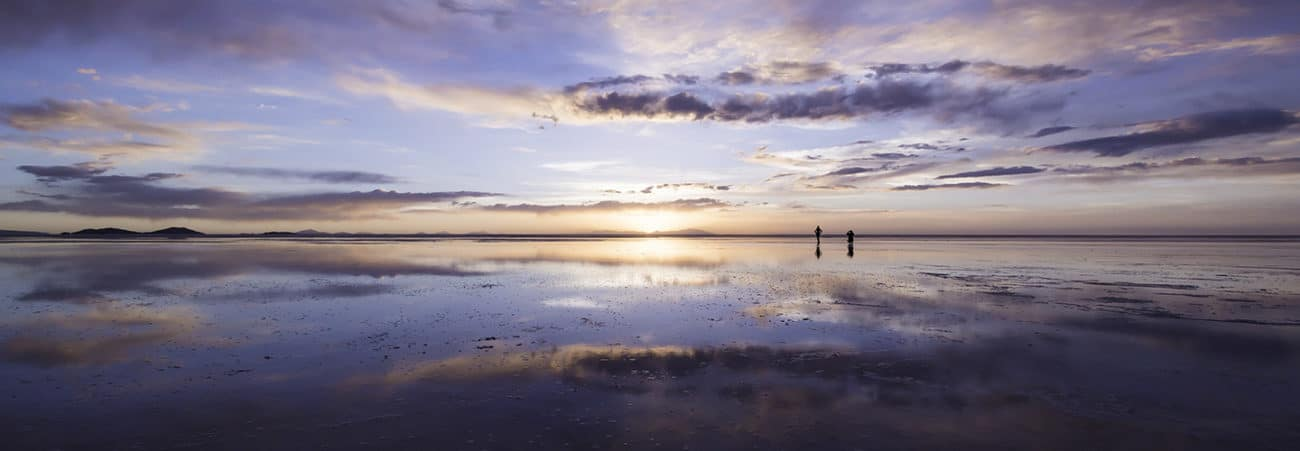
#> input picture LABORATORIOS/5. FRECUENCIA/atardecer.jpg, 1300 x 451 px, given in place of video, which was not available
$ jupyter execute filtros_practica1.ipynb   (older library calls are emulated)
#> lines starting #> are read from the running program, lines starting #| are printed output that depends on the picture; pictures that were not available may be replaced by others from this repository, and a replacement may not be noted
### LABORATORIOS/5. FRECUENCIA/PanelControl.py
# --------------------------------------------
# Autor: Ruben Dario Florez Zela
# Fecha: 01 de febrero de 2025
# Descripción: Codigo para realizar concatenacion
#              de imagenes y videos en un panlel
#              didactico e interactivo.
# Contacto: ruben.florez@unsaac.edu.pe
#
# Licencia: MIT
#
# Copyright (c) 2025 Ruben Dario Florez Zela
#
# Permission is hereby granted, free of charge, to any person obtaining a copy
# of this software and associated documentation files (the "Software"), to deal
# in the Software without restriction, including without limitation the rights
# to use, copy, modify, merge, publish, distribute, sublicense, and/or sell
# copies of the Software, and to permit persons to whom the Software is
# furnished to do so, subject to the following conditions:
#
# The above copyright notice and this permission notice shall be included in all
# copies or substantial portions of the Software.
#
# THE SOFTWARE IS PROVIDED "AS IS", WITHOUT WARRANTY OF ANY KIND, EXPRESS OR
# IMPLIED, INCLUDING BUT NOT LIMITED TO THE WARRANTIES OF MERCHANTABILITY,
# FITNESS FOR A PARTICULAR PURPOSE AND NONINFRINGEMENT. IN NO EVENT SHALL THE
# AUTHORS OR COPYRIGHT HOLDERS BE LIABLE FOR ANY CLAIM, DAMAGES OR OTHER
# LIABILITY, WHETHER IN AN ACTION OF CONTRACT, TORT OR OTHERWISE, ARISING FROM,
# OUT OF OR IN CONNECTION WITH THE SOFTWARE OR THE USE OR OTHER DEALINGS IN THE
# SOFTWARE.
# --------------------------------------------

import cv2
import numpy as np

def crear_panel(imagenes, etiquetas, filas, columnas, tamaño_base=200, escala_panel=100):
    ancho_panel = columnas * tamaño_base
    alto_panel = filas * tamaño_base

    total_celdas = filas * columnas
    while len(imagenes) < total_celdas:
        imagenes.append(np.zeros((tamaño_base, tamaño_base, 3), dtype=np.uint8))
        etiquetas.append("no image")

    celdas = []
    for img, etiqueta in zip(imagenes, etiquetas):
        if len(img.shape) == 2:
            img = cv2.cvtColor(img, cv2.COLOR_GRAY2BGR)

        h, w = img.shape[:2]
        escala = min(1.0, tamaño_base/w, tamaño_base/h)
        img_resized = cv2.resize(img, (0,0), fx=escala, fy=escala)

        canvas = np.zeros((tamaño_base, tamaño_base, 3), dtype=np.uint8)

        y_offset = (tamaño_base - img_resized.shape[0]) // 2
        x_offset = (tamaño_base - img_resized.shape[1]) // 2
        canvas[y_offset:y_offset+img_resized.shape[0],
               x_offset:x_offset+img_resized.shape[1]] = img_resized

        cv2.putText(canvas, etiqueta, (10, 20),
                   cv2.FONT_HERSHEY_SIMPLEX, 0.5, (0,255,0), 1)

        celdas.append(canvas)

    panel_filas = []
    for i in range(0, len(celdas), columnas):
        fila = np.hstack(celdas[i:i+columnas])
        panel_filas.append(fila)

    panel = np.vstack(panel_filas[:filas])

    if escala_panel != 100:
        panel = cv2.resize(panel, (0,0),
                          fx=escala_panel/100,
                          fy=escala_panel/100)

    return panel

### LABORATORIOS/5. FRECUENCIA/filtros_practica1.ipynb
[cell 1]
import cv2
import numpy
from PanelControl import *

[cell 2]
url = 'https://10.10.37.61:8000/video'
vid = cv2.VideoCapture(url)

while True :
    _, frame = vid.read()
#> frame is the input picture: shape (451, 1300, 3); mean B, G, R 132.7, 115.8, 122.3
    frame_linear = cv2.blur(frame, (7, 7))
    frame_gaussian_blue = cv2.GaussianBlur(frame, (7,7), 20)
    frame_median = cv2.medianBlur(frame, 15)

    # * Sobel
    sobelx = cv2.Sobel(frame, cv2.CV_64F, 1, 0, ksize=3)
    sobelx = np.absolute(sobelx)
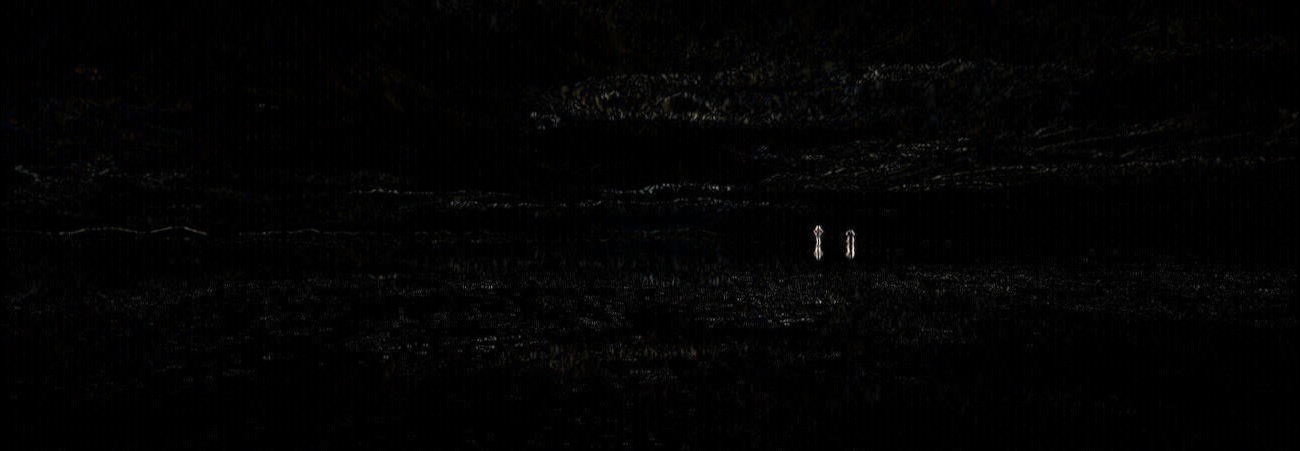
#> sobelx: shape (451, 1300, 3) float64; mean B, G, R 8, 7.8, 8; drawn with min black and max white
    # Vuelve a realizar la conversión a 8bits
    sobelx = np.uint8(sobelx / np.max(sobelx)*255)

    # Sobel en dirección y (detecta bordes horizontales)
    sobely = cv2.Sobel(frame, cv2.CV_64F, 0, 1, ksize=3)
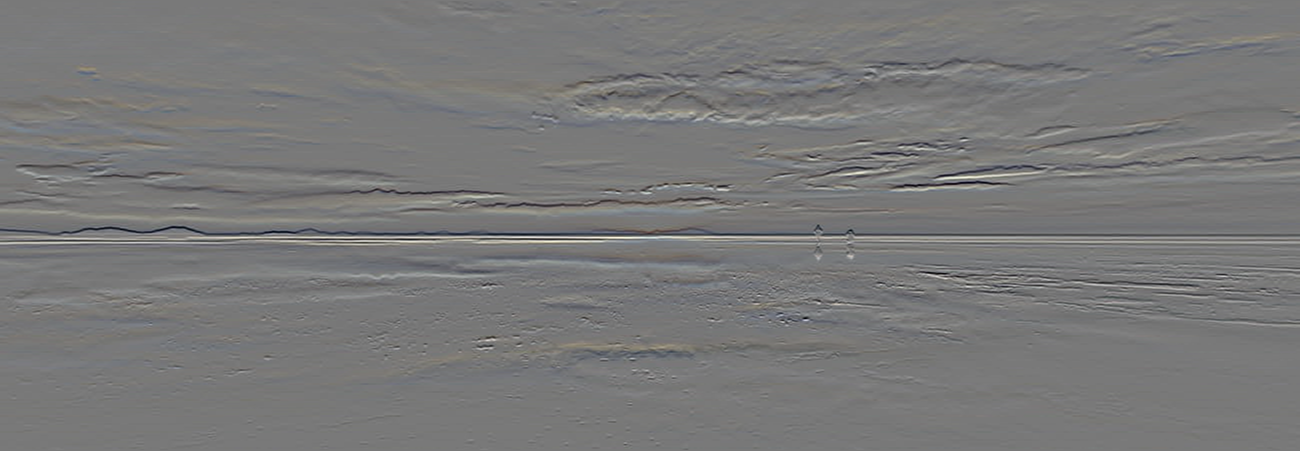
#> sobely: shape (451, 1300, 3) float64; mean B, G, R -1.9, -1.5, -1.6; drawn with min black and max white
    sobely = np.absolute(sobely)
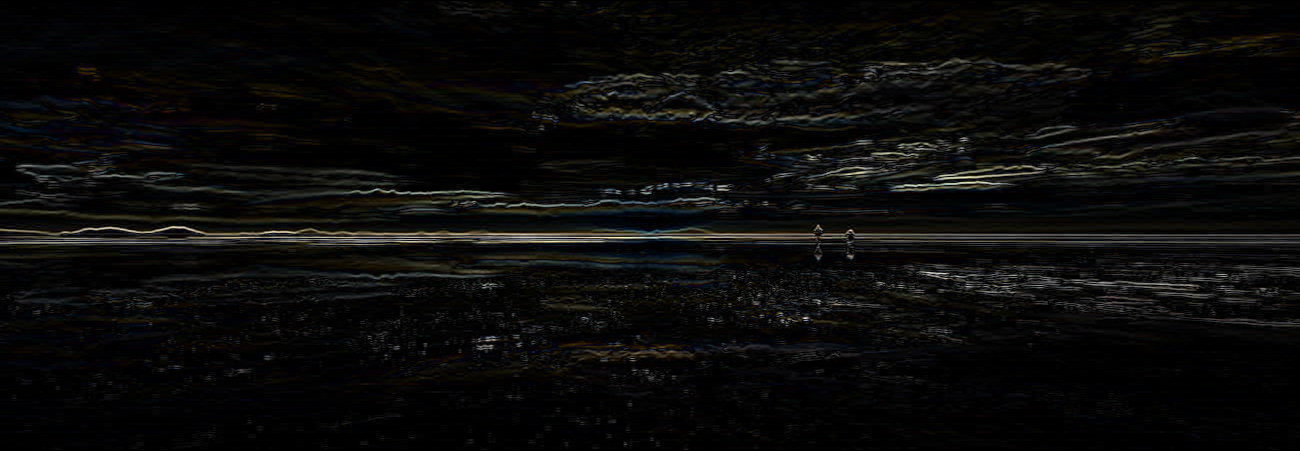
#> sobely: shape (451, 1300, 3) float64; mean B, G, R 25.9, 27.3, 27.9; drawn with min black and max white
    sobely = np.uint8(sobely/np.max(sobely)*255)

    # Sobel combinado (aproximando la magnitud total del gradiente)
    frame_sobel_combined = cv2.addWeighted(sobelx, 0.5, sobely, 0.5, 0)

    # Laplacian
    laplacian = cv2.Laplacian(frame, cv2.CV_64F, ksize=7)
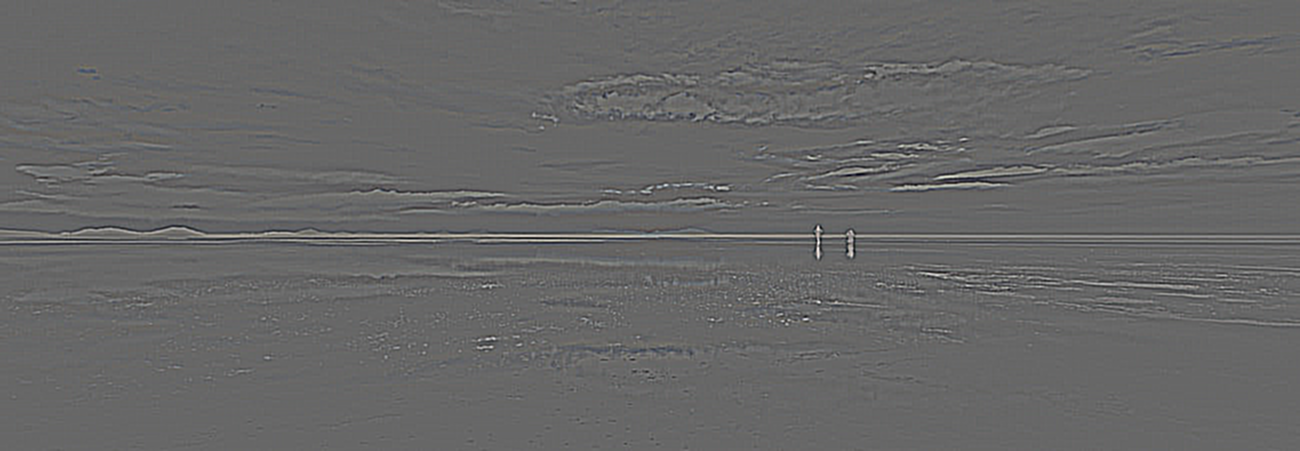
#> laplacian: shape (451, 1300, 3) float64; mean B, G, R 0.2, 0.1, 0.2; drawn with min black and max white
    laplacian = np.absolute(laplacian)
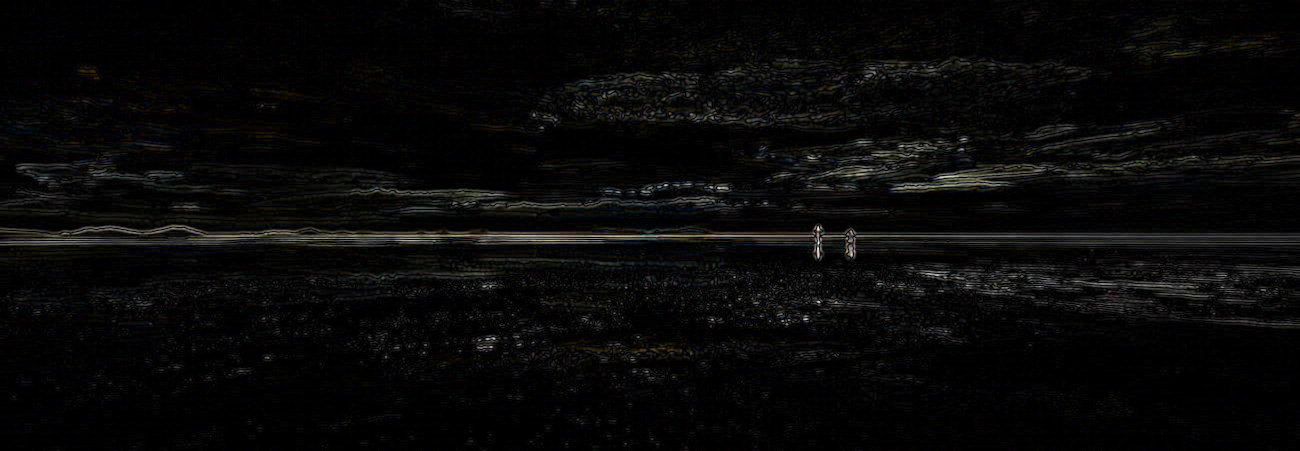
#> laplacian: shape (451, 1300, 3) float64; mean B, G, R 1709.6, 1744.2, 1778; drawn with min black and max white
    frame_laplacian = np.uint8(laplacian/np.max(laplacian)*255)


    # Archivo de configuración
    config = {
        'imagenes' : [frame, frame_linear, frame_gaussian_blue, frame_median, frame_sobel_combined, frame_laplacian],
        'etiquetas' : ["Original", "Linear filter", "Gaussian", "Median blur", "Sobel", "Laplacian"],
        'filas': 2,
        'columnas': 4,
        'tamaño_base' : 250,
        'escala_panel' : 100
    }

    # Configuración

    panel = crear_panel(**config)
#> the loop in crear_panel, `while len(imagenes) < total_celdas:` made 2 passes
#> after the loop in crear_panel, `while len(imagenes) < total_celdas:`: etiquetas = ['Original', 'Linear filter', 'Gaussian', 'Median blur', 'Sobel', 'Laplacian', 'no image', 'no image']; imagenes = 8 items
#> the loop in crear_panel, `for img, etiqueta in zip(imagenes, etiquetas):` made 8 passes
#> (etiqueta, h, w, escala, y_offset) on passes 1 to 8: ('Original', 451, 1300, 0.192, 81), ('Linear filter', 451, 1300, 0.192, 81), ('Gaussian', 451, 1300, 0.192, 81), ('Median blur', 451, 1300, 0.192, 81), ('Sobel', 451, 1300, 0.192, 81), ('Laplacian', 451, 1300, 0.192, 81), ('no image', 250, 250, 1, 0), ('no image', 250, 250, 1, 0)
#> pass 1, in crear_panel, `img_resized = cv2.resize(img, (0,0), fx=escala, fy=escala)`:
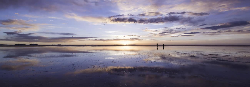
#> img_resized: shape (87, 250, 3); mean B, G, R 132.1, 115.2, 121.6
#> after the loop in crear_panel, `for img, etiqueta in zip(imagenes, etiquetas):`:
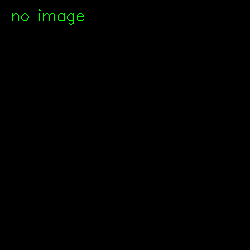
#> canvas: shape (250, 250, 3); mean of channels 0, 1, 2 0, 0.6, 0; drawn as B, G, R
#> the loop in crear_panel, `for i in range(0, len(celdas), columnas):` made 2 passes
#> i on pass 2: 4
#> pass 1, in crear_panel, `fila = np.hstack(celdas[i:i+columnas])`:
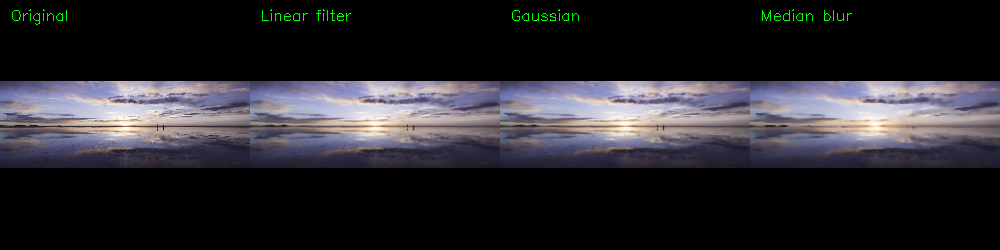
#> fila: shape (250, 1000, 3); mean of channels 0, 1, 2 46.1, 41, 42.5; drawn as B, G, R
#> pass 2, in crear_panel, `fila = np.hstack(celdas[i:i+columnas])`:
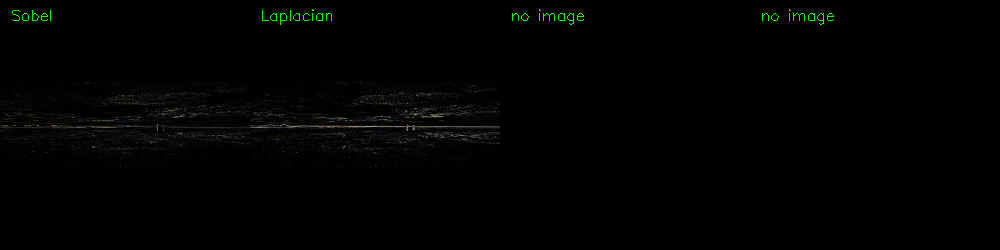
#> fila: shape (250, 1000, 3); mean of channels 0, 1, 2 1.3, 1.9, 1.4; drawn as B, G, R
#> after the loop in crear_panel, `for i in range(0, len(celdas), columnas):`: panel_filas = 2 items
#> in crear_panel, `panel = np.vstack(panel_filas[:filas])`:
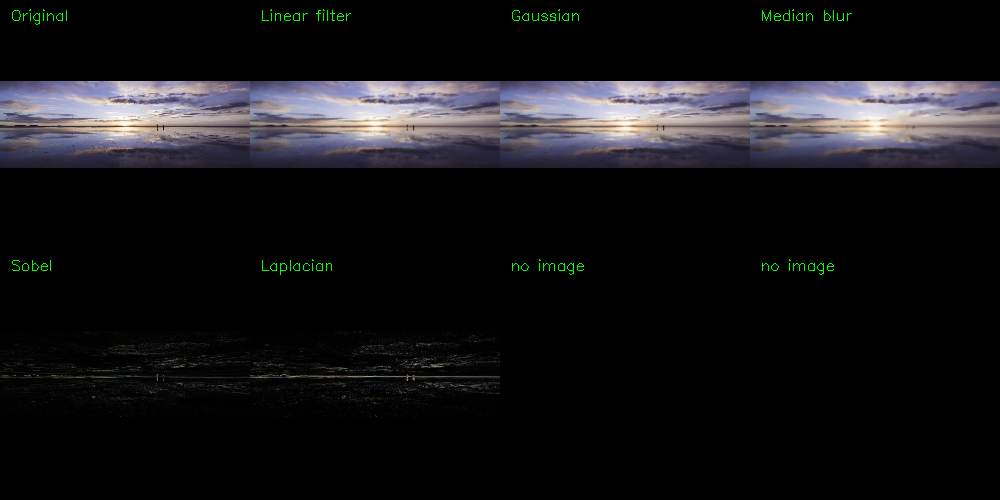
#> panel: shape (500, 1000, 3); mean of channels 0, 1, 2 23.7, 21.4, 21.9; drawn as B, G, R
    cv2.imshow('Panel Filtros', panel)

    if cv2.waitKey(30) & 0xFF == 27 :
#> (key Esc is pressed here)
        break


vid.release()
cv2.destroyAllWindows()

$ run again, on LABORATORIOS/5. FRECUENCIA/COVID-1.png
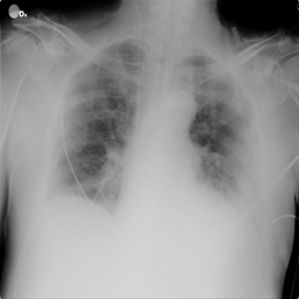
#> input picture LABORATORIOS/5. FRECUENCIA/COVID-1.png, 299 x 299 px, given in place of video, which was not available
#> frame is the input picture: shape (299, 299, 3); min 0, max 255, mean 145.9
#> the loop in crear_panel, `while len(imagenes) < total_celdas:` made 2 passes
#> after the loop in crear_panel, `while len(imagenes) < total_celdas:`: etiquetas = ['Original', 'Linear filter', 'Gaussian', 'Median blur', 'Sobel', 'Laplacian', 'no image', 'no image']; imagenes = 8 items
#> the loop in crear_panel, `for img, etiqueta in zip(imagenes, etiquetas):` made 8 passes
#> (etiqueta, h, w, escala) on passes 1 to 8: ('Original', 299, 299, 0.836), ('Linear filter', 299, 299, 0.836), ('Gaussian', 299, 299, 0.836), ('Median blur', 299, 299, 0.836), ('Sobel', 299, 299, 0.836), ('Laplacian', 299, 299, 0.836), ('no image', 250, 250, 1), ('no image', 250, 250, 1)
#> the loop in crear_panel, `for i in range(0, len(celdas), columnas):` made 2 passes
#> i on pass 2: 4
#> pass 1, in crear_panel, `fila = np.hstack(celdas[i:i+columnas])`:
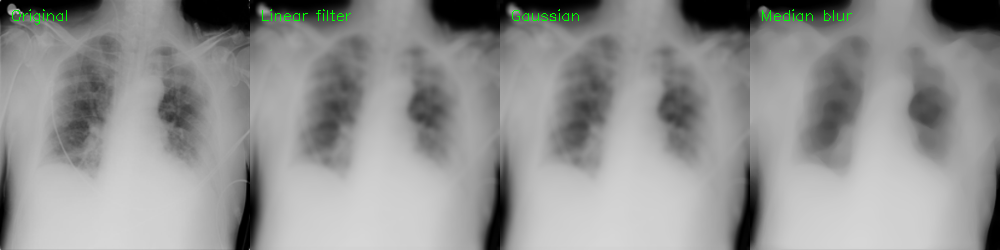
#> fila: shape (250, 1000, 3); mean of channels 0, 1, 2 145.7, 146.4, 145.7; drawn as B, G, R
#> after the loop in crear_panel, `for i in range(0, len(celdas), columnas):`: panel_filas = 2 items
#> in crear_panel, `panel = np.vstack(panel_filas[:filas])`:
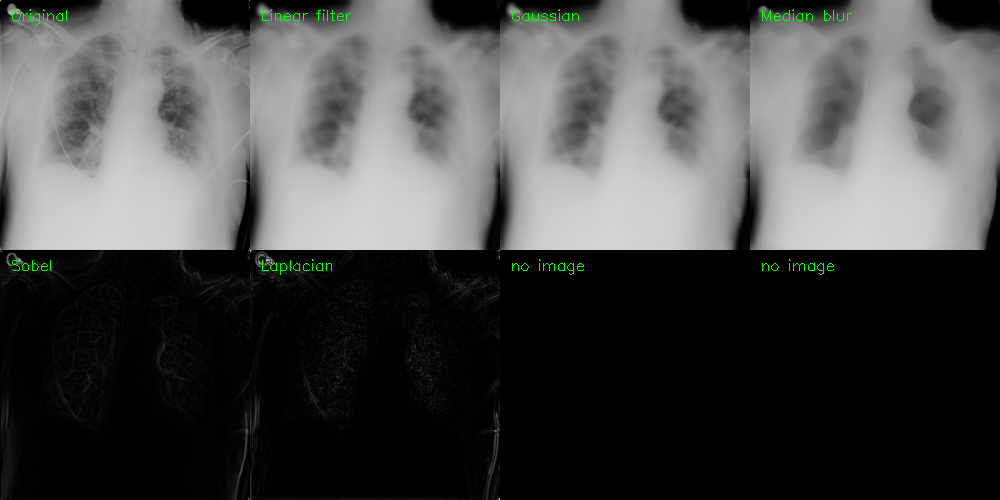
#> panel: shape (500, 1000, 3); mean of channels 0, 1, 2 73.8, 74.5, 73.8; drawn as B, G, R

$ run again, on LABORATORIOS/5. FRECUENCIA/herby.jfif
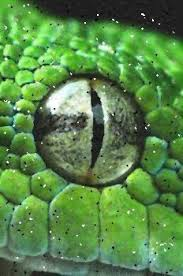
#> input picture LABORATORIOS/5. FRECUENCIA/herby.jfif, 183 x 276 px, given in place of video, which was not available
#> frame is the input picture: shape (276, 183, 3); mean B, G, R 72.6, 133.8, 87.7
#> the loop in crear_panel, `while len(imagenes) < total_celdas:` made 2 passes
#> after the loop in crear_panel, `while len(imagenes) < total_celdas:`: etiquetas = ['Original', 'Linear filter', 'Gaussian', 'Median blur', 'Sobel', 'Laplacian', 'no image', 'no image']; imagenes = 8 items
#> the loop in crear_panel, `for img, etiqueta in zip(imagenes, etiquetas):` made 8 passes
#> (etiqueta, h, w, escala, x_offset) on passes 1 to 8: ('Original', 276, 183, 0.906, 42), ('Linear filter', 276, 183, 0.906, 42), ('Gaussian', 276, 183, 0.906, 42), ('Median blur', 276, 183, 0.906, 42), ('Sobel', 276, 183, 0.906, 42), ('Laplacian', 276, 183, 0.906, 42), ('no image', 250, 250, 1, 0), ('no image', 250, 250, 1, 0)
#> the loop in crear_panel, `for i in range(0, len(celdas), columnas):` made 2 passes
#> i on pass 2: 4
#> after the loop in crear_panel, `for i in range(0, len(celdas), columnas):`: panel_filas = 2 items
#> in crear_panel, `panel = np.vstack(panel_filas[:filas])`:
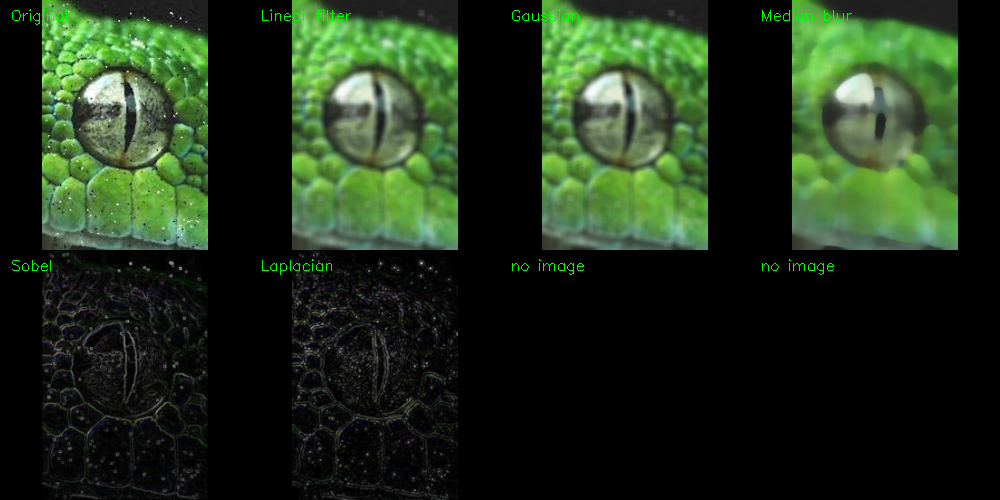
#> panel: shape (500, 1000, 3); mean of channels 0, 1, 2 26.4, 47.7, 31.5; drawn as B, G, R
